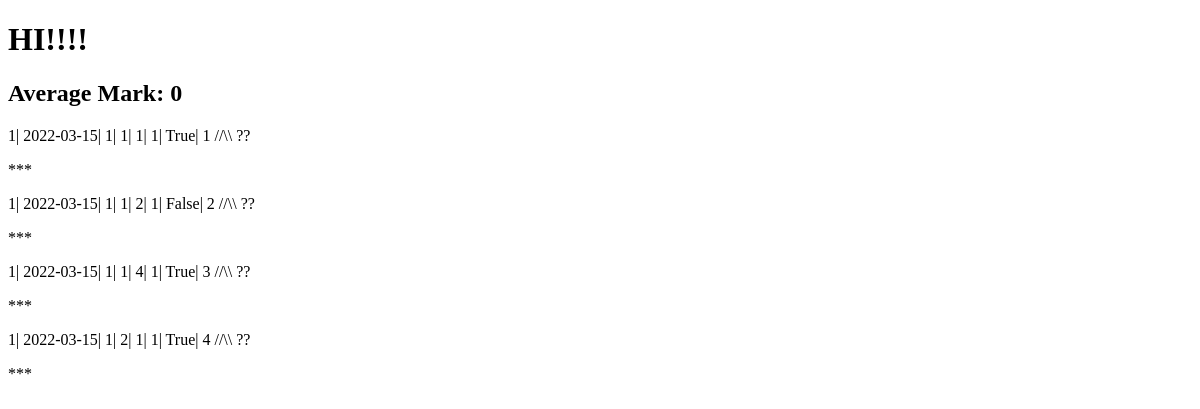
Before: / with the older database file.
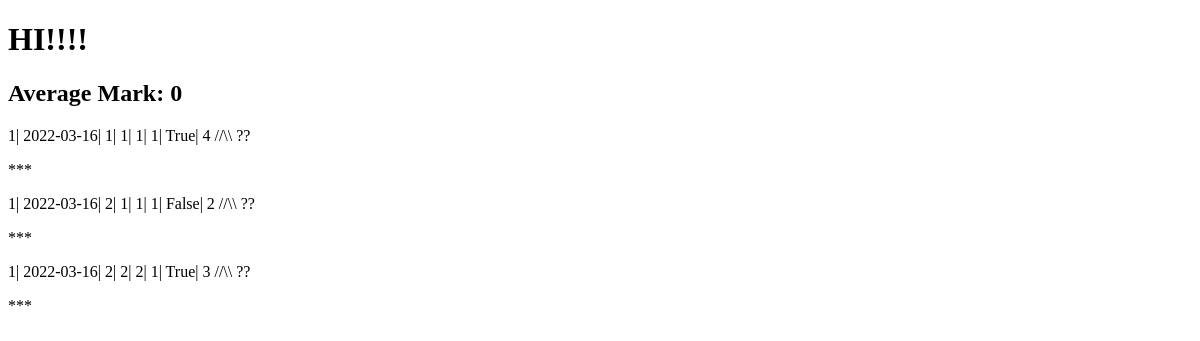
After: the same page with the newer database file.
### my_app/models.py (models this page shows, shortened)
class StudentAnswers(db.Model):
    id = db.Column(db.Integer, primary_key=True)
    student_id = db.Column(db.Integer)
    timestamp = db.Column(db.DateTime, nullable=False, default=datetime.utcnow)
    module_id = db.Column(db.Integer)
    assessment_id = db.Column(db.Integer)
    question_id = db.Column(db.Integer)
    answer_id = db.Column(db.Integer)
    correct_answer = db.Column(db.Boolean, default=False, nullable=False)
    marks = db.Column(db.Integer)

### my_app/routes.py (the view)
@app.route("/")
def course_view():
    student_id = 1
    list_of_student_answers = StudentAnswers.query.filter_by(
        student_id=student_id
    ).all()
    print(list_of_student_answers)
    return render_template(
        "index.html",
        average_mark=0,
        list_of_student_answers=list_of_student_answers,
    )

### my_app/templates/index.html (shortened to what this page needs)
<!DOCTYPE html>
<html lang="en">
	<head>
	</head>
	<body>
		<h1>HI!!!!</h1>
		<h2>Average Mark: {{average_mark}}</h2>
		{% for answer in list_of_student_answers %}
		<p>{{ answer.student_id }}|
		{{ answer.timestamp.strftime('%Y-%m-%d') }}|
		{{ answer.module_id }}|
		{{ answer.assessment_id }}|
		{{ answer.question_id }}|
		{{ answer.answer_id }}|
		{{ answer.correct_answer }}|
		{{ answer.marks }} //\\ {{ answer.actual_value }} ?? </p>
		***</p>
		{% endfor %}
	</body>
</html>

Changed rows visible on the page:
no longer on this page (row edited): StudentAnswers: student_id "1", timestamp "2022-03-15", module_id "1", assessment_id "2", question_id "1", answer_id "1", correct_answer "True", marks "4"
changed StudentAnswers (number 1 of 3 on the later page): timestamp "2022-03-15" → "2022-03-16"; marks "1" → "4"
changed StudentAnswers "False": timestamp "2022-03-15" → "2022-03-16"; module_id "1" → "2"; question_id "2" → "1"
changed StudentAnswers (number 3 of 3 on the later page): timestamp "2022-03-15" → "2022-03-16"; module_id "1" → "2"; assessment_id "1" → "2"; question_id "4" → "2"
